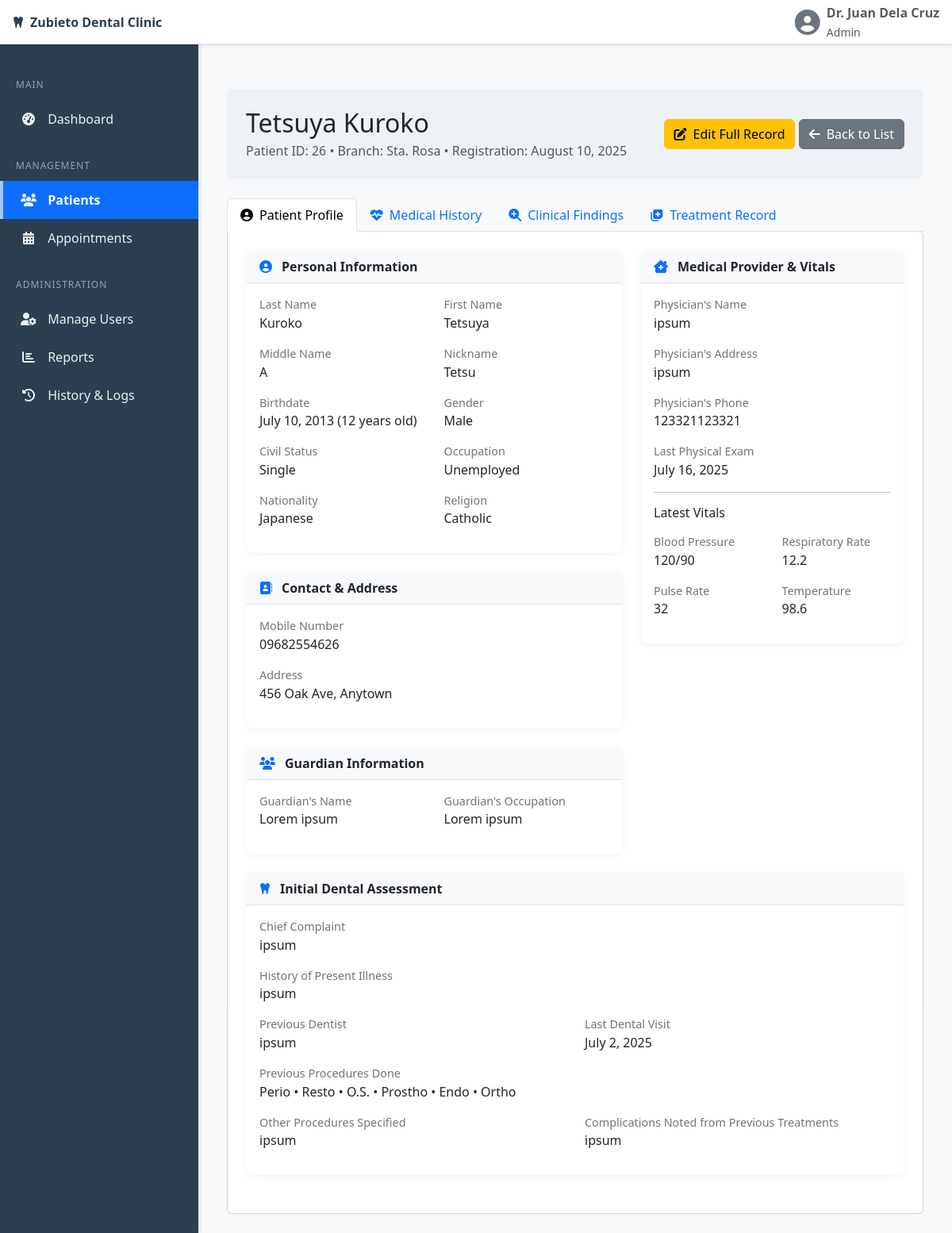
Screenshot of /admin/patient_view.php?id=26&branch=All (signed in) with the database file from the repository.
### tables this page shows
CREATE TABLE `medical_history` (
  `history_id` int(11) NOT NULL,
  `patient_id` int(11) NOT NULL,
  `are_you_in_good_health` tinyint(1) NOT NULL,
  `is_under_medical_treatment` tinyint(1) NOT NULL,
  `medical_treatment_details` text DEFAULT NULL,
  `had_serious_illness_or_operation` tinyint(1) NOT NULL,
  `illness_operation_details` text DEFAULT NULL,
  `has_been_hospitalized` tinyint(1) DEFAULT NULL,
  `hospitalization_details` text DEFAULT NULL,
  `is_taking_medication` tinyint(1) DEFAULT NULL,
  `medication_details` text DEFAULT NULL,
  `is_on_diet` tinyint(1) DEFAULT NULL,
  `diet_details` text DEFAULT NULL,
  `drinks_alcoholic_beverages` tinyint(1) DEFAULT NULL,
  `alcohol_frequency` varchar(255) DEFAULT NULL,
  `uses_tobacco` tinyint(1) DEFAULT NULL,
  `tobacco_details` varchar(255) DEFAULT NULL,
  `allergic_anesthetics` tinyint(1) NOT NULL DEFAULT 0,
  `allergic_penicillin` tinyint(1) NOT NULL DEFAULT 0,
  `allergic_latex` tinyint(1) NOT NULL DEFAULT 0,
  `allergic_aspirin` tinyint(1) NOT NULL DEFAULT 0,
  `allergic_others_details` text DEFAULT NULL,
  `allergy_reaction_details` text DEFAULT NULL,
  `has_high_blood_pressure` tinyint(1) NOT NULL DEFAULT 0,
  `has_low_blood_pressure` tinyint(1) NOT NULL DEFAULT 0,
  `has_epilepsy_convulsions` tinyint(1) NOT NULL DEFAULT 0,
  `has_aids_hiv` tinyint(1) NOT NULL DEFAULT 0,
  `has_stomach_troubles_ulcer` tinyint(1) NOT NULL DEFAULT 0,
  `has_fainting_seizure` tinyint(1) NOT NULL DEFAULT 0,
  `has_rapid_weight_loss` tinyint(1) NOT NULL DEFAULT 0,
  `had_radiation_therapy` tinyint(1) NOT NULL DEFAULT 0,
  `has_joint_replacement_implant` tinyint(1) NOT NULL DEFAULT 0,
  `had_heart_surgery` tinyint(1) NOT NULL DEFAULT 0,
  `had_heart_attack` tinyint(1) NOT NULL DEFAULT 0,
  `has_heart_disease` tinyint(1) NOT NULL DEFAULT 0,
  `has_heart_murmur` tinyint(1) NOT NULL DEFAULT 0,
  `has_rheumatic_fever_disease` tinyint(1) NOT NULL DEFAULT 0,
  `has_hay_fever_allergies` tinyint(1) NOT NULL DEFAULT 0,
  `has_respiratory_problems` tinyint(1) NOT NULL DEFAULT 0,
  `has_hepatitis_jaundice` tinyint(1) NOT NULL DEFAULT 0,
  `has_tuberculosis` tinyint(1) NOT NULL DEFAULT 0,
  `has_swollen_ankles` tinyint(1) NOT NULL DEFAULT 0,
  `has_kidney_disease` tinyint(1) NOT NULL DEFAULT 0,
  `has_diabetes` tinyint(1) NOT NULL DEFAULT 0,
  `has_bleeding_blood_disease` tinyint(1) NOT NULL DEFAULT 0,
  `has_arthritis_rheumatism` tinyint(1) NOT NULL DEFAULT 0,
  `has_cancer_tumor` tinyint(1) NOT NULL DEFAULT 0,
  `has_anemia` tinyint(1) NOT NULL DEFAULT 0,
  `has_angina` tinyint(1) NOT NULL DEFAULT 0,
  `has_asthma` tinyint(1) NOT NULL DEFAULT 0,
  `has_thyroid_problem` tinyint(1) NOT NULL DEFAULT 0,
  `has_emphysema` tinyint(1) NOT NULL DEFAULT 0,
  `has_breathing_problems` tinyint(1) NOT NULL DEFAULT 0,
  `had_stroke` tinyint(1) NOT NULL DEFAULT 0,
  `has_chest_pain` tinyint(1) NOT NULL DEFAULT 0,
  `other_diseases_details` text DEFAULT NULL,
  `other_conditions_to_know` text DEFAULT NULL
);

CREATE TABLE `patients` (
  `patient_id` int(11) NOT NULL,
  `branch` enum('Lucban','Sta. Rosa') NOT NULL,
  `last_name` varchar(100) NOT NULL,
  `first_name` varchar(100) NOT NULL,
  `middle_name` varchar(100) DEFAULT NULL,
  `nickname` varchar(100) DEFAULT NULL,
  `birthdate` date NOT NULL,
  `age` int(11) NOT NULL,
  `gender` enum('M','F') NOT NULL,
  `civil_status` varchar(50) NOT NULL,
  `nationality` varchar(100) NOT NULL,
  `religion` varchar(100) DEFAULT NULL,
  `occupation` varchar(150) DEFAULT NULL,
  `address` text NOT NULL,
  `mobile_no` varchar(20) NOT NULL,
  `parent_guardian_name` varchar(255) DEFAULT NULL COMMENT 'For minors',
  `parent_guardian_occupation` varchar(150) DEFAULT NULL,
  `chief_complaint` text NOT NULL,
  `history_of_present_illness` text NOT NULL,
  `previous_dentist` varchar(255) DEFAULT NULL,
  `last_dental_visit` date DEFAULT NULL,
  `procedures_done_perio` tinyint(1) DEFAULT 0,
  `procedures_done_resto` tinyint(1) DEFAULT 0,
  `procedures_done_os` tinyint(1) DEFAULT 0,
  `procedures_done_prostho` tinyint(1) DEFAULT 0,
  `procedures_done_endo` tinyint(1) DEFAULT 0,
  `procedures_done_ortho` tinyint(1) DEFAULT 0,
  `procedures_done_others_specify` text DEFAULT NULL,
  `complications` text DEFAULT NULL,
  `physician_name` varchar(255) DEFAULT NULL,
  `physician_address` text DEFAULT NULL,
  `physician_phone` varchar(20) DEFAULT NULL,
  `last_physical_exam` date DEFAULT NULL,
  `blood_pressure` varchar(50) DEFAULT NULL,
  `respiratory_rate` varchar(50) DEFAULT NULL,
  `pulse_rate` varchar(50) DEFAULT NULL,
  `temperature` varchar(50) DEFAULT NULL,
  `registration_date` timestamp NOT NULL DEFAULT current_timestamp()
);

### admin/patient_view.php (the view, shortened to what this page needs)
<?php
require 'includes/header.php';
require '../includes/db_connect.php';
$return_branch = isset($_GET['branch']) ? htmlspecialchars($_GET['branch']) : 'All';
$patient_id = isset($_GET['id']) ? intval($_GET['id']) : 0;
$active_tab = isset($_GET['tab']) ? htmlspecialchars($_GET['tab']) : 'profile';
$sql_patient = "SELECT p.*, mh.* FROM patients p LEFT JOIN medical_history mh ON p.patient_id = mh.patient_id WHERE p.patient_id = ?";
$stmt_patient = $conn->prepare($sql_patient);
$stmt_patient->bind_param("i", $patient_id);
$stmt_patient->execute();
$result_patient = $stmt_patient->get_result();
$patient = $result_patient->fetch_assoc();
?>
<div class="patient-header d-flex justify-content-between align-items-center">
    <div>
        <h1 class="h2 mb-1"><?php echo htmlspecialchars($patient['first_name'] . ' ' . $patient['last_name']); ?></h1>
        <p class="text-muted mb-0">Patient ID: <?php echo $patient['patient_id']; ?> • Branch: <?php echo htmlspecialchars($patient['branch']); ?> • Registration: <?php echo date('F j, Y', strtotime($patient['registration_date'])); ?></p>
    </div>
    <div>
        <a href="patient_edit.php?id=<?php echo $patient['patient_id']; ?>" class="btn btn-warning"><i class="fas fa-edit me-2"></i>Edit Full Record</a>
        <a href="patients.php?branch=<?php echo urlencode($return_branch); ?>" class="btn btn-secondary"><i class="fas fa-arrow-left me-2"></i>Back to List</a>
    </div>
</div>
<ul class="nav nav-tabs" id="patientTab" role="tablist">
  <li class="nav-item" role="presentation"><button class="nav-link <?php if($active_tab == 'profile') echo 'active'; ?>" id="profile-tab" data-bs-toggle="tab" data-bs-target="#profile" type="button" role="tab" aria-selected="true"><i class="fas fa-user-circle me-2"></i>Patient Profile</button></li>
  <li class="nav-item" role="presentation"><button class="nav-link <?php if($active_tab == 'medical-history') echo 'active'; ?>" id="medical-history-tab" data-bs-toggle="tab" data-bs-target="#medical-history" type="button" role="tab" aria-selected="false"><i class="fas fa-heartbeat me-2"></i>Medical History</button></li>
  <li class="nav-item" role="presentation"><button class="nav-link <?php if($active_tab == 'findings') echo 'active'; ?>" id="findings-tab" data-bs-toggle="tab" data-bs-target="#findings" type="button" role="tab" aria-selected="false"><i class="fas fa-search-plus me-2"></i>Clinical Findings</button></li>
  <li class="nav-item" role="presentation"><button class="nav-link <?php if($active_tab == 'treatments') echo 'active'; ?>" id="treatments-tab" data-bs-toggle="tab" data-bs-target="#treatments" type="button" role="tab" aria-selected="false"><i class="fas fa-notes-medical me-2"></i>Treatment Record</button></li>
</ul>
<div class="tab-content card" id="patientTabContent">
  <div class="tab-pane fade <?php if($active_tab == 'profile') echo 'show active'; ?>" id="profile" role="tabpanel" aria-labelledby="profile-tab">
    <div class="row">
        <div class="col-lg-7">
            <div class="card info-card">
                <div class="card-header"><i class="fas fa-user-circle"></i>Personal Information</div>
                <div class="card-body">
                    <div class="row">
                        <div class="col-md-6 detail-item"><span class="detail-label">Last Name</span><span class="detail-value"><?php echo htmlspecialchars($patient['last_name']); ?></span></div>
                        <div class="col-md-6 detail-item"><span class="detail-label">First Name</span><span class="detail-value"><?php echo htmlspecialchars($patient['first_name']); ?></span></div>
                        <div class="col-md-6 detail-item"><span class="detail-label">Middle Name</span><span class="detail-value"><?php echo htmlspecialchars($patient['middle_name'] ?: 'N/A'); ?></span></div>
                        <div class="col-md-6 detail-item"><span class="detail-label">Nickname</span><span class="detail-value"><?php echo htmlspecialchars($patient['nickname'] ?: 'N/A'); ?></span></div>
                        <div class="col-md-6 detail-item"><span class="detail-label">Birthdate</span><span class="detail-value"><?php echo date('F j, Y', strtotime($patient['birthdate'])); ?> (<?php echo $patient['age']; ?> years old)</span></div>
                        <div class="col-md-6 detail-item"><span class="detail-label">Gender</span><span class="detail-value"><?php echo $patient['gender'] == 'M' ? 'Male' : 'Female'; ?></span></div>
                        <div class="col-md-6 detail-item"><span class="detail-label">Civil Status</span><span class="detail-value"><?php echo htmlspecialchars($patient['civil_status']); ?></span></div>
                        <div class="col-md-6 detail-item"><span class="detail-label">Occupation</span><span class="detail-value"><?php echo htmlspecialchars($patient['occupation'] ?: 'N/A'); ?></span></div>
                        <div class="col-md-6 detail-item"><span class="detail-label">Nationality</span><span class="detail-value"><?php echo htmlspecialchars($patient['nationality'] ?: 'N/A'); ?></span></div>
                        <div class="col-md-6 detail-item"><span class="detail-label">Religion</span><span class="detail-value"><?php echo htmlspecialchars($patient['religion'] ?: 'N/A'); ?></span></div>
                    </div>
                </div>
            </div>
            <div class="card info-card">
                <div class="card-header"><i class="fas fa-address-book"></i>Contact & Address</div>
                <div class="card-body">
                     <div class="row">
                        <div class="col-md-6 detail-item"><span class="detail-label">Mobile Number</span><span class="detail-value"><?php echo htmlspecialchars($patient['mobile_no']); ?></span></div>
                        <div class="col-md-12 detail-item"><span class="detail-label">Address</span><span class="detail-value"><?php echo htmlspecialchars($patient['address']); ?></span></div>
                    </div>
                </div>
            </div>
            <?php if (!empty($patient['parent_guardian_name'])): ?>
            <div class="card info-card">
                <div class="card-header"><i class="fas fa-users"></i>Guardian Information</div>
                <div class="card-body">
                     <div class="row">
                        <div class="col-md-6 detail-item"><span class="detail-label">Guardian's Name</span><span class="detail-value"><?php echo htmlspecialchars($patient['parent_guardian_name']); ?></span></div>
                        <div class="col-md-6 detail-item"><span class="detail-label">Guardian's Occupation</span><span class="detail-value"><?php echo htmlspecialchars($patient['parent_guardian_occupation']); ?></span></div>
                    </div>
                </div>
            </div>
            <?php endif; ?>
        </div>
        <div class="col-lg-5">
            <div class="card info-card">
                <div class="card-header"><i class="fas fa-clinic-medical"></i>Medical Provider & Vitals</div>
                <div class="card-body">
                    <div class="detail-item"><span class="detail-label">Physician's Name</span><span class="detail-value"><?php echo htmlspecialchars($patient['physician_name'] ?: 'N/A'); ?></span></div>
                    <div class="detail-item"><span class="detail-label">Physician's Address</span><span class="detail-value"><?php echo htmlspecialchars($patient['physician_address'] ?: 'N/A'); ?></span></div>
                    <div class="detail-item"><span class="detail-label">Physician's Phone</span><span class="detail-value"><?php echo htmlspecialchars($patient['physician_phone'] ?: 'N/A'); ?></span></div>
                    <div class="detail-item"><span class="detail-label">Last Physical Exam</span><span class="detail-value"><?php echo !empty($patient['last_physical_exam']) ? date('F j, Y', strtotime($patient['last_physical_exam'])) : 'N/A'; ?></span></div>
                    <hr>
                    <h6 class="mb-3">Latest Vitals</h6>
                    <div class="row">
                        <div class="col-6 detail-item"><span class="detail-label">Blood Pressure</span><span class="detail-value"><?php echo htmlspecialchars($patient['blood_pressure'] ?: 'N/A'); ?></span></div>
                        <div class="col-6 detail-item"><span class="detail-label">Respiratory Rate</span><span class="detail-value"><?php echo htmlspecialchars($patient['respiratory_rate'] ?: 'N/A'); ?></span></div>
                        <div class="col-6 detail-item"><span class="detail-label">Pulse Rate</span><span class="detail-value"><?php echo htmlspecialchars($patient['pulse_rate'] ?: 'N/A'); ?></span></div>
                        <div class="col-6 detail-item"><span class="detail-label">Temperature</span><span class="detail-value"><?php echo htmlspecialchars($patient['temperature'] ?: 'N/A'); ?></span></div>
                    </div>
                </div>
            </div>
        </div>
        <div class="col-lg-12">
            <div class="card info-card">
                <div class="card-header"><i class="fas fa-tooth"></i>Initial Dental Assessment</div>
                <div class="card-body">
                    <div class="row">
                        <div class="col-md-12 detail-item"><span class="detail-label">Chief Complaint</span><span class="detail-value"><?php echo nl2br(htmlspecialchars($patient['chief_complaint'])); ?></span></div>
                        <div class="col-md-12 detail-item"><span class="detail-label">History of Present Illness</span><span class="detail-value"><?php echo nl2br(htmlspecialchars($patient['history_of_present_illness'] ?: 'N/A')); ?></span></div>
                        <div class="col-md-6 detail-item"><span class="detail-label">Previous Dentist</span><span class="detail-value"><?php echo htmlspecialchars($patient['previous_dentist'] ?: 'N/A'); ?></span></div>
                        <div class="col-md-6 detail-item"><span class="detail-label">Last Dental Visit</span><span class="detail-value"><?php echo !empty($patient['last_dental_visit']) ? date('F j, Y', strtotime($patient['last_dental_visit'])) : 'N/A'; ?></span></div>
                        <div class="col-md-12 detail-item">
                            <span class="detail-label">Previous Procedures Done</span>
                            <span class="detail-value">
                                <?php
                                    $procedures = ['procedures_done_perio' => 'Perio','procedures_done_resto' => 'Resto','procedures_done_os' => 'O.S.','procedures_done_prostho' => 'Prostho','procedures_done_endo' => 'Endo','procedures_done_ortho' => 'Ortho'];
                                    $done_procedures = [];
                                    foreach ($procedures as $field => $label) { if (!empty($patient[$field])) { $done_procedures[] = $label; } }
                                    echo !empty($done_procedures) ? implode(' • ', $done_procedures) : '<span class="text-muted">None indicated.</span>';
                                ?>
                            </span>
                        </div>
                        <div class="col-md-6 detail-item"><span class="detail-label">Other Procedures Specified</span><span class="detail-value"><?php echo htmlspecialchars($patient['procedures_done_others_specify'] ?: 'N/A'); ?></span></div>
                        <div class="col-md-6 detail-item"><span class="detail-label">Complications Noted from Previous Treatments</span><span class="detail-value"><?php echo htmlspecialchars($patient['complications'] ?: 'N/A'); ?></span></div>
                    </div>
                </div>
            </div>
        </div>
    </div>
  </div>
</div>
<?php require 'includes/footer.php'; ?>

### rows the page displays
medical_history: patient.last_name "Tetsuya Kuroko", patient "26", patient.branch "Sta. Rosa", patient.registration_date "August 10, 2025", patient.last_name "Kuroko", patient.first_name "Tetsuya", patient.middle_name "A", patient.nickname "Tetsu", patient.birthdate "July 10, 2013", patient.age "12", patient.civil_status "Single", patient.occupation "Unemployed", patient.nationality "Japanese", patient.religion "Catholic", patient.mobile_no "09682554626", patient.address "456 Oak Ave, Anytown", patient.parent_guardian_name "Lorem ipsum", patient.parent_guardian_occupation "Lorem ipsum", patient.physician_name "ipsum", patient.physician_address "ipsum", patient.physician_phone "123321123321", patient.last_physical_exam "July 16, 2025", patient.blood_pressure "120/90", patient.respiratory_rate "12.2", patient.pulse_rate "32", patient.temperature "98.6", patient.chief_complaint "ipsum", patient.history_of_present_illness "ipsum", patient.previous_dentist "ipsum", patient.last_dental_visit "July 2, 2025", patient.procedures_done_others_specify "ipsum", patient.complications "ipsum"

### other values shown
$_SESSION['full_name'] "Dr. Juan Dela Cruz"
$_SESSION['role'] "Admin"
implode(' • ', $done_procedures) "Perio • Resto • O.S. • Prostho • Endo • Ortho"
